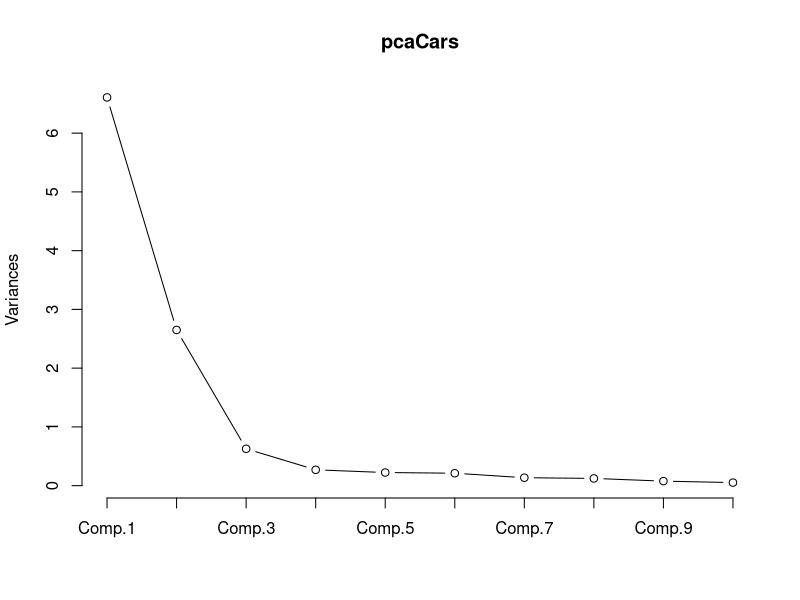
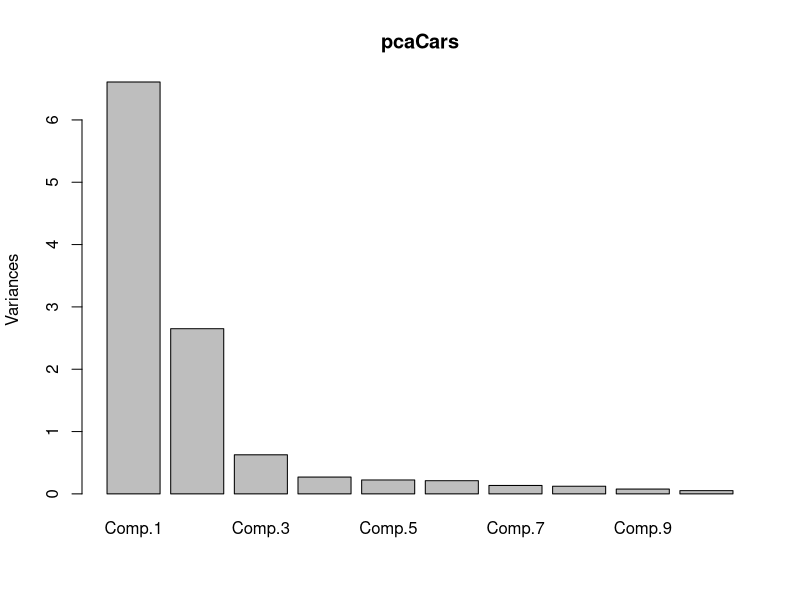

Generate these figures, in order, with R: (Note: this script raises an error after producing the figures.)
# cor = TRUE indicates that PCA is performed on
# standardized data (mean = 0, variance = 1)
pcaCars <- princomp(mtcars, cor = TRUE)

# view objects stored in pcaCars
names(pcaCars)

# proportion of variance explained
summary(pcaCars)

# scree plot
plot(pcaCars, type = "l")

# bar plot
plot(pcaCars)
hello
world
# write eigen
names(pcaCars)
